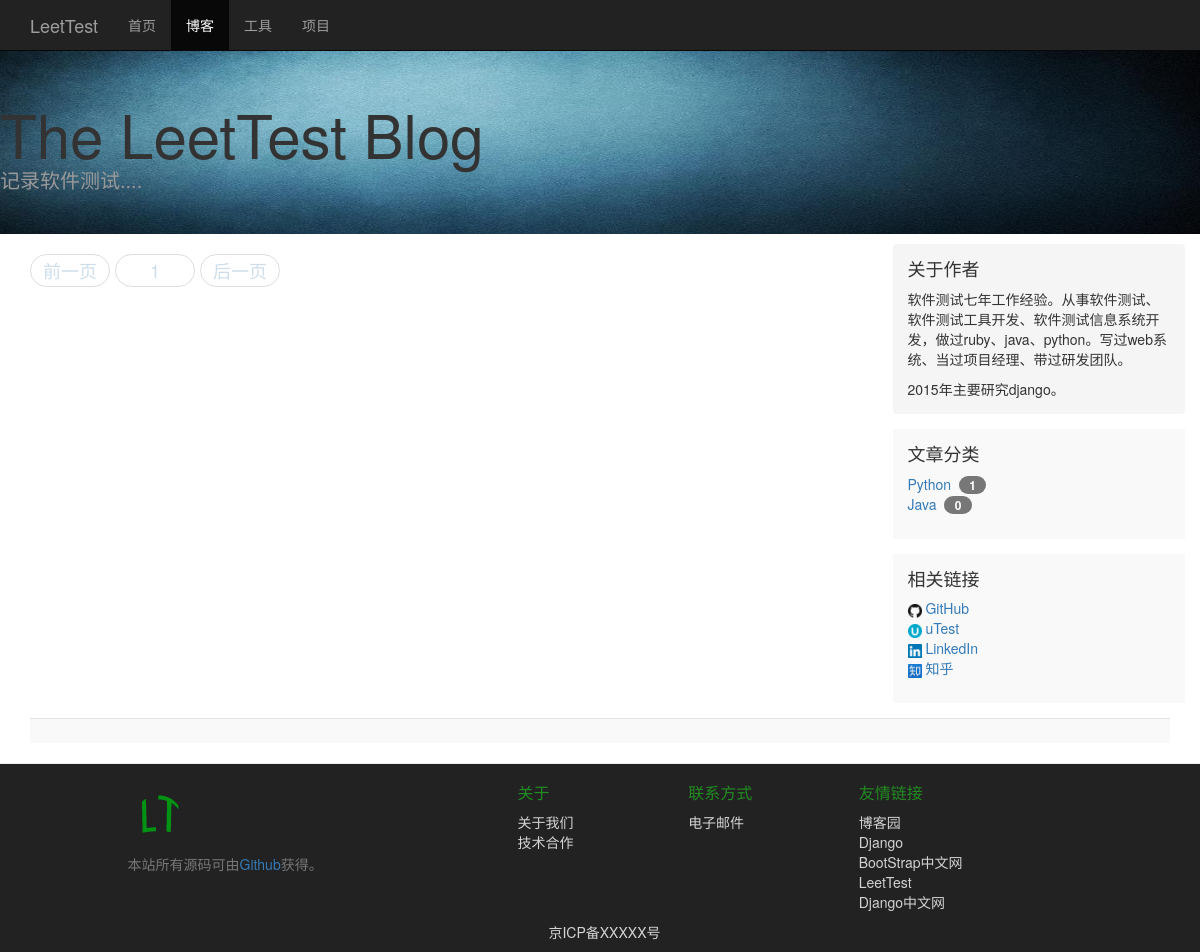
The app's page /blog/?categoryid=2 with its own data.
### blog/models.py (models this page shows, shortened)
class Category(models.Model):
    name=models.CharField(max_length=20)

### blog/views.py (the view)
def list(request):
    all_articles = Article.objects.all().order_by("-publish_time")
    categorys=Category.objects.all()
    for category in categorys:
        category.article_num = 0
        for article in all_articles:
            if article.category == category:
                category.article_num += 1
        category.save()
    categoryid = request.GET.get('categoryid')
    if categoryid:
        all_articles = Article.objects.filter(category__id=int(categoryid)).order_by("-publish_time")
    p = Paginator(all_articles , 7)
    try:
        page = int(request.GET.get('page',1))
        if page < 1:
            page = 1
    except ValueError:
        page = 1
    try:
        articles = p.page(page)
    except PageNotAnInteger:
        articles = p.page(1)
    except EmptyPage:
        articles = p.page(p.num_pages)
    after_range_num = 3
    before_range_num = 2
    if page >= after_range_num:
        page_range = p.page_range[page - after_range_num:page + before_range_num]
    else:
        page_range = p.page_range[0:page + before_range_num]
    return render_to_response('article_list.html',locals())

### blog/templates/article_list.html (shortened to what this page needs)
{% extends "base.html" %}
{% block active-blog %}
  class="active"
{% endblock %}
{% block css %}
    <link href="/static/css/blog.css" rel="stylesheet">
{% endblock %}
{% block content %}
    <div class="blog-header"  style="background: url(/static/images/banner0.png) ;background-size:100% 100%;">
        <h1 class="blog-title">The LeetTest Blog</h1>
        <p class="lead blog-description">记录软件测试....</p>
    </div>
    <div class="container">
      <div class="row">
        <div class="col-sm-8 blog-main">
          <nav>
            <ul class="pager">
              	{% if articles.has_previous %}
			    	      <li><a href="?page={{ articles.previous_page_number }}">前一页</a></li>
      			    {% else %}
      			    	<li><a class="active">前一页</a></li>
      			    {% endif %}
      			    {% for p in page_range %}
      			      {% ifequal p page %}
      			      	<li><a class="active">{{p}}</a></li>
      			      {% else %}
      			      	<li><a href="?page={{p}}" title="第{{p}}页">{{p}}</a><li>
      			      {% endifequal %}
      			    {% endfor %}
      			    {% if articles.has_next %}
      			    	<li><a href="?page={{ articles.next_page_number }}">后一页</a></li>
      			    {% else %}
      			    	<li> <a class="active">后一页</a></li>
      			    {% endif %}
            </ul>
          </nav>
        </div>
        <div class="col-sm-3 col-sm-offset-1 blog-sidebar">
          <div class="sidebar-module sidebar-module-inset">
            <h4>关于作者</h4>
            <p>软件测试七年工作经验。从事软件测试、软件测试工具开发、软件测试信息系统开发，做过ruby、java、python。写过web系统、当过项目经理、带过研发团队。</p>
            <p>2015年主要研究django。</p>
          </div>
          <div class="sidebar-module">
            <h4>文章分类</h4>
            <ul class="list-unstyled">
             	{% for category in categorys %}
              		<li><a href="?categoryid={{ category.id }}">{{category.name}}&nbsp;&nbsp;<span class="badge">&nbsp;{{category.article_num}}&nbsp;</span></a></li>
          		{% endfor%}
            </ul>
          </div>
          <div class="sidebar-module">
            <h4>相关链接</h4>
            <ol class="list-unstyled">
              <li><a target="_blank" href="https://github.com/buaawp" ><img src="/static/images/web-icon/github.ico" /> GitHub</a></li>
              <li><a target="_blank" href="https://my.utest.com/platform/profile/dcb432b29d3d11e4bf8522000aa410c3"><img src="/static/images/web-icon/utest.ico" /> uTest</a></li>
              <li><a target="_blank" href="http://cn.linkedin.com/in/buaawp"><img src="/static/images/web-icon/linkedin.ico" /> LinkedIn</a></li>
              <li><a target="_blank" href="http://www.zhihu.com/people/buaawp"><img src="/static/images/web-icon/zhihu.ico" /> 知乎</a></li>
            </ol>
          </div>
        </div>
      </div>
    <footer class="blog-footer">
    </footer>
  </div>
{% endblock %}

### static/css/base.css (style rules this page uses)
body { padding-top: 50px; }

### static/css/blog.css (style rules this page uses)
h1, .h1, h2, .h2, h3, .h3, h4, .h4, h5, .h5, h6, .h6 { margin-top: 0; font-family: "Helvetica Neue", Helvetica, Arial, sans-serif; font-weight: normal; color: #333; }
.blog-header { padding-top: 20px; padding-bottom: 20px; background: url(/static/images/banner0.png) repeat 0 0; background-size:100% 100%; }
.blog-title { margin-top: 30px; margin-bottom: 0; font-size: 60px; font-weight: normal; }
.blog-description { font-size: 20px; color: #999; }
.blog-main { font-size: 18px; line-height: 1.5; }
.sidebar-module { padding: 15px; margin: 0 -15px 15px; background-color: #f9f9f9; }
.sidebar-module-inset { padding: 15px; background-color: #f5f5f5; border-radius: 4px; }
.sidebar-module-inset p:last-child, .sidebar-module-inset ul:last-child, .sidebar-module-inset ol:last-child { margin-bottom: 0; }
.sidebar-module img { height: 14px; width: 14px; }
.pager { margin-bottom: 20px; text-align: left; }
.pager > li > a { width: 80px; padding: 2px 10px; text-align: center; border-radius: 20px; }
.active { font-weight: 500; color: #cdddeb; }
.blog-footer { padding: 12px 0; color: #999; text-align: center; background-color: #f9f9f9; border-top: 1px solid #e5e5e5; }

### records on screen
Category: name "Python", article_num "1"
Category: name "Java", article_num "0"

### other values on screen
{{ p }} "1"
